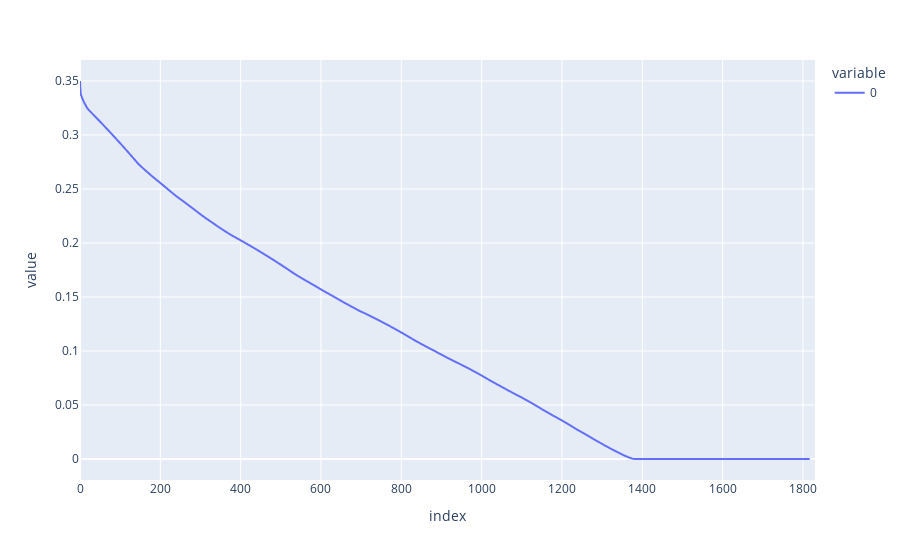

Notebook code for this chart:
### Code cell
px.line([df_res.sort_values("wer", ascending=False).iloc[n_rem:]["wer"].mean() for n_rem in range(len(df_res))])

### Figure 1 — Plotly figure (JSON) as saved in the notebook; plotly's stock layout.template omitted (floating-point values rounded to 4 significant figures; data arrays with more than 128 entries replaced by an {"elided": "..."} marker saying what was removed)
{"data": [{"hovertemplate": "variable=0<br>index=%{x}<br>value=%{y}<extra></extra>", "legendgroup": "0", "line": {"color": "#636efa", "dash": "solid"}, "marker": {"symbol": "circle"}, "mode": "lines", "name": "0", "showlegend": true, "type": "scattergl", "x": {"elided": "1831 int values"}, "xaxis": "x", "y": {"elided": "1831 float values"}, "yaxis": "y"}], "layout": {"legend": {"title": {"text": "variable"}, "tracegroupgap": 0}, "margin": {"t": 60}, "xaxis": {"anchor": "y", "domain": [0, 1], "title": {"text": "index"}}, "yaxis": {"anchor": "x", "domain": [0, 1], "title": {"text": "value"}}}}
